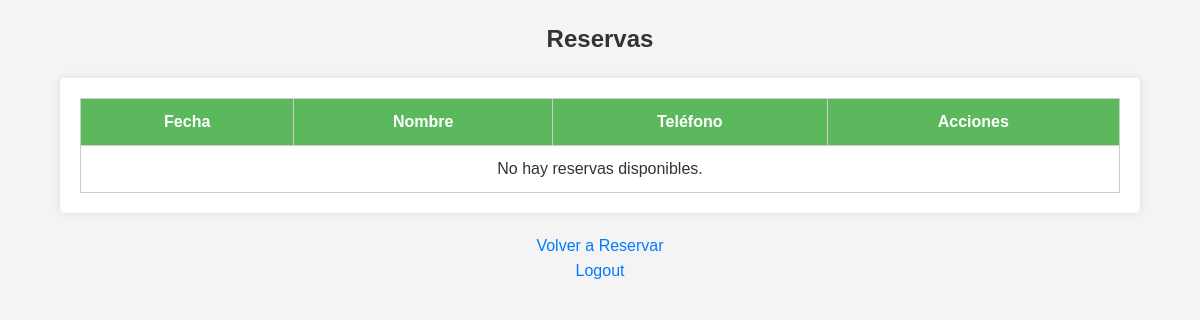
Before: /reservas with the older database file.
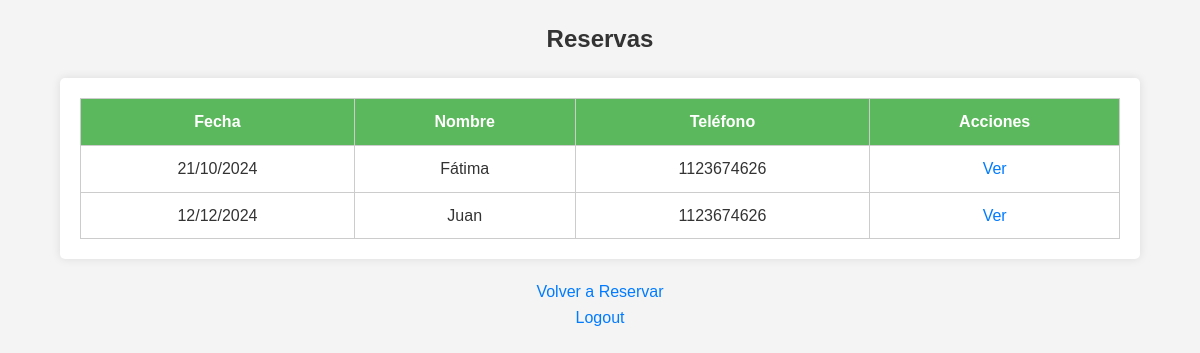
After: the same page with the newer database file.
### tables this page shows
CREATE TABLE reservas (id INTEGER PRIMARY KEY, fecha TEXT, nombre TEXT, telefono TEXT, tipo_evento TEXT, total REAL, seña REAL, fecha_seña TEXT, metodo_pago TEXT, dirigido_a TEXT, resto REAL, observaciones TEXT);

### app.py (the view)
@app.route('/reservas')
def reservas():
    conn = get_db_connection()
    reservas = conn.execute('SELECT * FROM reservas ORDER BY fecha ASC').fetchall()
    conn.close()
    reservas_format = []
    for reserva in reservas:
        fecha = datetime.strptime(reserva['fecha'], '%Y-%m-%d').strftime('%d/%m/%Y')
        fecha_seña = datetime.strptime(reserva['fecha_seña'], '%Y-%m-%d').strftime('%d/%m/%Y') if reserva['fecha_seña'] else None
        reservas_format.append({
            'id': reserva['id'],
            'fecha': fecha,
            'nombre': reserva['nombre'],
            'telefono': reserva['telefono'],
            'tipo_evento': reserva['tipo_evento'],
            'total': reserva['total'],
            'seña': reserva['seña'],
            'fecha_seña': fecha_seña,
            'metodo_pago': reserva['metodo_pago'],
            'dirigido_a': reserva['dirigido_a'],
            'resto': reserva['resto'],
            'observaciones': reserva['observaciones']
        })
    return render_template('ver_reservas.html', reservas=reservas_format)

### app.py (called while the page is built)
def get_db_connection():
    conn = sqlite3.connect('reservas.db')
    conn.row_factory = sqlite3.Row
    return conn

### templates/ver_reservas.html (shortened to what this page needs)
<!DOCTYPE html>
<html lang="es">
<head>
    <link rel="stylesheet" href="{{ url_for('static', filename='styles.css') }}">
</head>
<body>
    <h2>Reservas</h2>
    <div class="container">
        <table>
            <thead>
                <tr>
                    <th>Fecha</th>
                    <th>Nombre</th>
                    <th>Teléfono</th>
                    <th>Acciones</th>
                </tr>
            </thead>
            <tbody>
                {% for reserva in reservas %}
                    <tr>
                        <td>{{ reserva.fecha }}</td>
                        <td>{{ reserva.nombre }}</td>
                        <td>{{ reserva.telefono }}</td>
                        <td>
                            <a href="/ver/{{ reserva.id }}">Ver</a>
                        </td>
                    </tr>
                {% endfor %}
                {% if reservas|length == 0 %}
                    <tr>
                        <td colspan="4">No hay reservas disponibles.</td>
                    </tr>
                {% endif %}
            </tbody>
        </table>
    </div>
    <div class="centered">
        <p><a href="/reservar">Volver a Reservar</a></p>
        <p><a href="/logout">Logout</a></p>
    </div>
</body>
</html>

### static/styles.css (style rules this page uses)
* { margin: 0; padding: 0; box-sizing: border-box; }
body { font-family: Arial, sans-serif; background-color: #f4f4f4; color: #333; line-height: 1.6; }
h2 { text-align: center; margin: 20px 0; }
.centered { text-align: center; margin-top: 10px; }
.container { max-width: 90%; margin: 20px auto; padding: 20px; background: #fff; border-radius: 5px; box-shadow: 0 0 10px rgba(0, 0, 0, 0.1); }
table { width: 100%; border-collapse: collapse; }
th, td { border: 1px solid #ccc; padding: 10px; text-align: center; }
th { background-color: #5cb85c; color: white; }
a { margin: 0 5px; color: #007bff; text-decoration: none; }

Changed rows visible on the page:
added reservas: fecha "21/10/2024", nombre "Fátima", telefono "1123674626"
added reservas: fecha "12/12/2024", nombre "Juan", telefono "1123674626"
Other visible differences:
text no longer shown: "No hay reservas disponibles."
